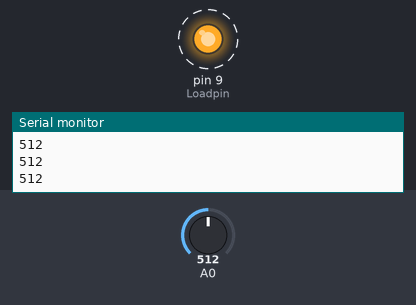
Recording of a sketch running on a simulated Arduino Uno, built with avr-gcc and run on an emulated ATmega328P. Parts: output pins drawn as LEDs (lit = HIGH), the last lines printed to the serial monitor. Dashed ring = blinking. The test bench sets the inputs (shaded band); at power-on: A0 = 512.

Above: at 1.3 s.
1.4 s: A0 set to 465
4.4 s: A0 set to 434
At 5.3 s:
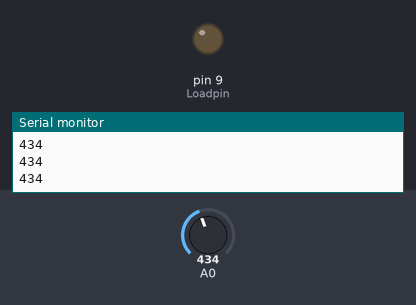
6.0 s: A0 set to 460
At 6.9 s:
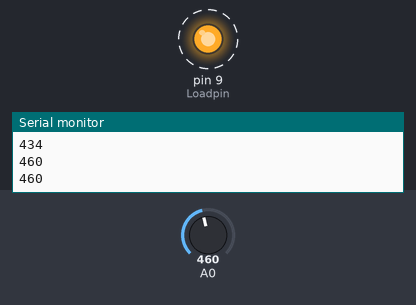
9.0 s: A0 set to 440
At 9.9 s:
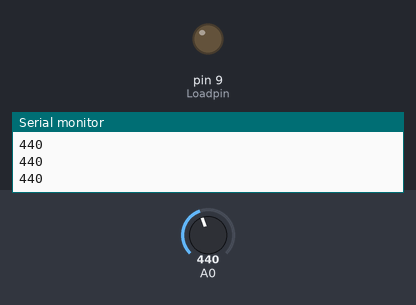
Timing chart, 0 to 11.5 s (numbered marks = the images above; inputs shaded):
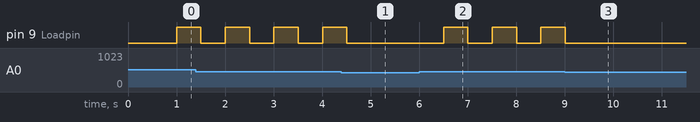

Measured:
- the behaviour switches between 451 and 450 on A0 (found by bisection; images 0 and 1)
- after the input at 4.4 s, pin 9 (Loadpin): goes on until 4.5 s, then stays LOW
- after the input at 6.0 s, pin 9 (Loadpin): alternates HIGH for 0.50 s and LOW for 0.50 s, starting after 0.51 s
- after the input at 9.0 s, pin 9 (Loadpin): goes on until 9.0 s, then stays LOW
- by itself, pin 9 (Loadpin): alternates HIGH for 0.50 s and LOW for 0.50 s

The sketch:

sketch_jan05a.ino
```cpp
int Loadpin = 9;
int LEDpin = 13;
boolean toggle  = false;

void setup() {
  // put your setup code here, to run once:
  Serial.begin(9600);

  pinMode(Loadpin, OUTPUT);
}

void loop() {
  // put your main code here, to run repeatedly:
  int val = analogRead(A0);
  Serial.println(val);
  delay(1);

  if ( val > 450 )
  {
    delay(500);
    digitalWrite(Loadpin, toggle);
    digitalWrite(LEDpin, toggle);
toggle = !toggle;
  }
}
```
